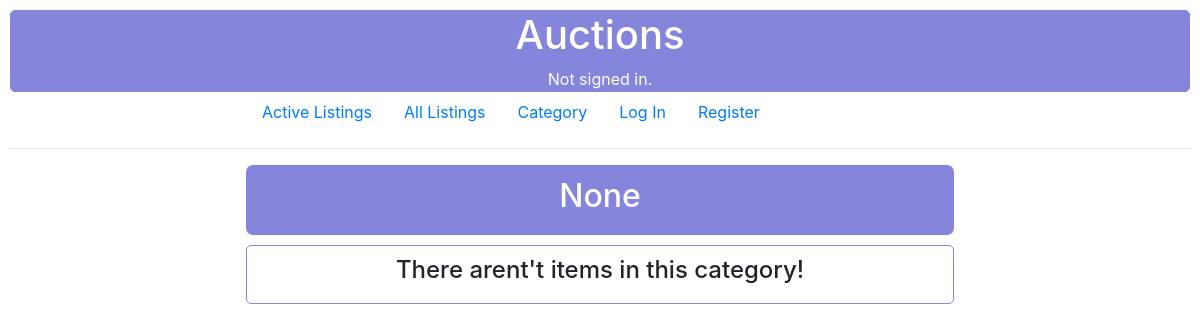
The page /category/2 on the database as committed earlier.
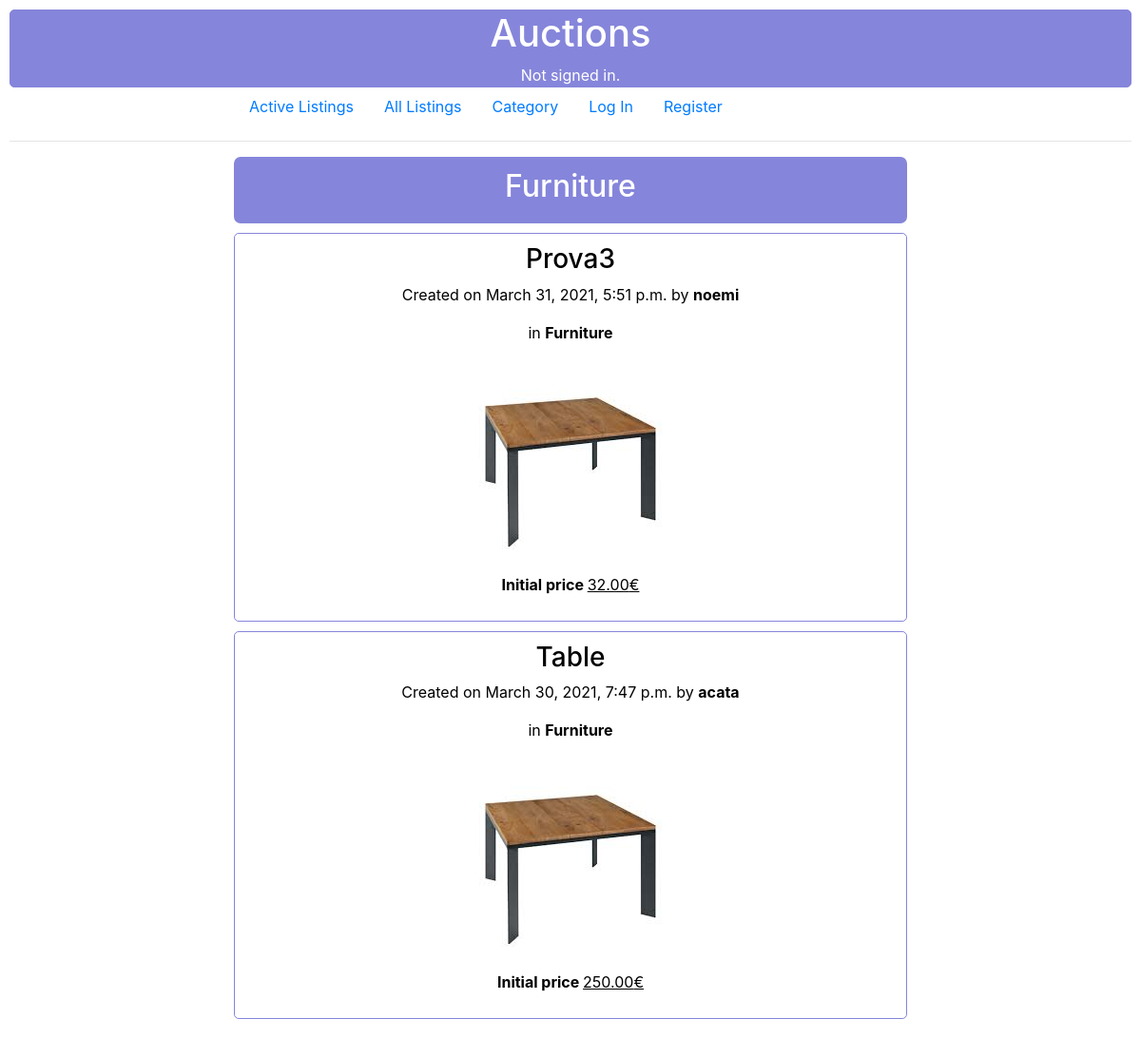
The same page on the database as committed later.
### auctions/models.py (models this page shows, shortened)
class Category(models.Model):
    name = models.CharField(max_length=25, blank=True)
    def __str__(self):
        return f"{self.name}"
    class Meta:
        ordering = ['name']

class Listing(models.Model):
    title = models.CharField(max_length=64)
    description = models.TextField(max_length=450)
    price = models.DecimalField(max_digits=5, decimal_places=2)
    image = models.ImageField(upload_to='items')
    date = models.DateTimeField()
    actual_bid = models.DecimalField(max_digits=5, decimal_places=2, default=0)
    on_sell = models.BooleanField(default=True)
    owner = models.ForeignKey(User, on_delete=models.CASCADE, default=None, related_name="owner")
    category = models.ForeignKey(Category, on_delete=models.CASCADE, default=None, related_name="category")
    class Meta:
        ordering = ['-date']

class User(AbstractUser):
    pass

### auctions/views.py (the view)
# urls.py: path("category/<str:category_id>", views.search, name="searchCategory")
def search(request, category_id):
    if request.method == "GET":
        return render(request, "auctions/category.html",{
            "item": Category.objects.all().filter(pk=category_id).first(),
            "categories": Listing.objects.filter(category=category_id).exclude(on_sell=False),
            "all": False
        })

### auctions/templates/auctions/category.html (shortened to what this page needs)
{% extends "auctions/layout.html" %}
{% block body %}
    {%if all %}
        <div id="index">
            <h2>Categories</h2>
        </div>
        <div class="container">
            {%for category in categories%}
                <form  action="{% url 'searchCategory' category.id %}">
                    <input type="submit" value="{{category.name}}">
                </form>
            {%endfor%}
        </div>
    {%else%}
        <div id="index">
            <h2> {{ item }}</h2>
        </div>
        {% for item in categories %}
            <a class="cont" href="{% url 'details' item.id%}" title="More details for {{item.title}}">
                <form>
                <h3> {{item.title}} </h3>
                <p> Created on {{item.date}}  by <b>{{item.owner}}</b></p>
                <p> in <b>{{item.category}}</b></p>
                <img src="{{ item.image.url}}" alt="item" loading="lazy">
                <p> <strong> Initial price </strong> <u>{{item.price}}€</u></p>
                </form>
            </a>
        {%empty%}
        <div class="container">
            <h4> There arent't items in this category! </h4>
        </div>
        {%endfor%}
    {%endif%}
{% endblock %}

Rows that differ between the two databases and show on the page:
added Category: name "Furniture"
added Listing: title "Prova3", date "March 31, 2021, 5:51 p.m.", owner "noemi", category "Furniture", image (picture), price "32.00"
added Listing: title "Table", date "March 30, 2021, 7:47 p.m.", owner "acata", category "Furniture", image (picture), price "250.00"
Other text that changed with them:
{{ item }}: "None" → (not shown)
text no longer shown: "There arent't items in this category!"
